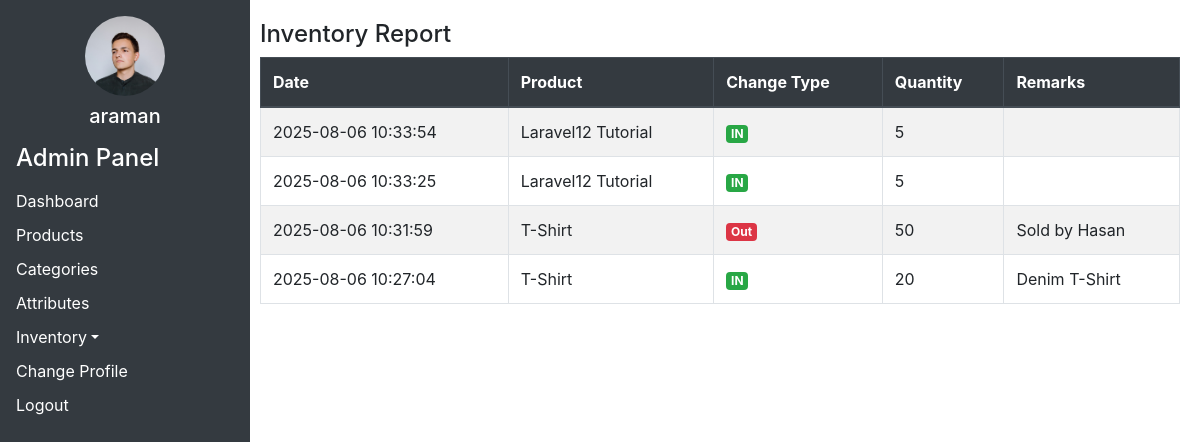
The page /admin/index.php?page=inventory_report (signed in) on the database its author committed.
### tables this page shows
CREATE TABLE `inventory` (
  `id` int(11) NOT NULL,
  `product_id` int(11) NOT NULL,
  `change_type` enum('in','out') NOT NULL,
  `quantity` int(11) NOT NULL,
  `remarks` varchar(255) DEFAULT NULL,
  `created_at` timestamp NOT NULL DEFAULT current_timestamp()
);

CREATE TABLE `products` (
  `id` int(11) NOT NULL,
  `product_name` varchar(100) NOT NULL,
  `description` text DEFAULT NULL,
  `product_image` varchar(255) DEFAULT NULL,
  `unit_price` int(8) NOT NULL,
  `selling_price` int(8) NOT NULL,
  `stock_amount` int(11) DEFAULT NULL,
  `has_attributes` tinyint(1) DEFAULT NULL,
  `category_id` int(11) NOT NULL,
  `book_type` varchar(50) DEFAULT NULL,
  `virtual_file` varchar(255) DEFAULT NULL,
  `created_at` timestamp NOT NULL DEFAULT current_timestamp()
);

### admin/pages/inventory_report.php (the view)
<?php
require_once 'dbConfig.php';
$query = "SELECT i.*, p.product_name FROM inventory i JOIN products p ON i.product_id = p.id ORDER BY i.created_at DESC";
$stmt = $DB_con->query($query);
$logs = $stmt->fetchAll(PDO::FETCH_ASSOC);
?>
<h4>Inventory Report</h4>
<table class="table table-bordered table-striped">
	<thead class="thead-dark">
		<tr>
			<th>Date</th>
			<th>Product</th>
			<th>Change Type</th>
			<th>Quantity</th>
			<th>Remarks</th>
		</tr>
	</thead>
	<tbody>
		<?php foreach($logs as $log):?>
			<tr>
				<td><?= $log['created_at'] ?></td>
				<td><?= htmlspecialchars($log['product_name']) ?></td>
				<td>
					<?php if($log['change_type'] === "in"):?>
						<span class="badge badge-success">IN</span>
						<?php else: ?>
							<span class="badge badge-danger">Out</span>
						<?php endif; ?>
				</td>
				<td><?= $log['quantity'] ?></td>
				<td><?= htmlspecialchars($log['remarks']) ?></td>
			</tr>
		<?php endforeach; ?>
	</tbody>
</table>

### admin/includes/sidebar.php (shortened to what this page needs)
<div class="sidebar bg-dark text-white p-3" style="width: 250px; height: 100vh; position: fixed;">
	<div class="text-center mb-3">
		<?php
			require_once __DIR__.'/../dbConfig.php';
			$admin_id = $_SESSION['admin_logged_in'] ?? null;
			$adminPhoto = 'default.jpg';
			$adminName = 'Admin';
			if($admin_id)
			{
				$stmt = $DB_con->prepare("SELECT * FROM admins WHERE id =?");
				$stmt->execute([$admin_id]);
				$admin = $stmt->fetch(PDO::FETCH_ASSOC);
				if($admin)
				{
					$adminPhoto = !empty($admin['photo']) ? $admin['photo'] : 'default.jpg';
					$adminName = $admin['username'];
				}
			}
		?>
		<img src="../uploads/admins/<?= htmlspecialchars($adminPhoto) ?>" alt="No photo found" class="rounded-circle" width="80" height="80">
		<h5 class="mt-2"><?= htmlspecialchars($adminName) ?></h5>
	</div>
	<h4 class="mb-3">Admin Panel</h4>
	<a href="index.php?page=dashboard" class="d-block mb-2 text-white">Dashboard</a>
	<a href="index.php?page=products" class="d-block mb-2 text-white">Products</a>
	<a href="index.php?page=categories" class="d-block mb-2 text-white">Categories</a>
	<a href="index.php?page=attributes" class="d-block mb-2 text-white">Attributes</a>
	<div class="mb-2">
		<a href="#inventorySubmenu" data-toggle="collapse" class="dropdown-toggle d-block text-white">Inventory</a>
	</div>
	<a href="index.php?page=admin_profile" class="d-block mb-2 text-white">Change Profile</a>
	<a href="logout.php" class="d-block text-white">Logout</a>
</div>

### admin/includes/header.php (style rules this page uses)
body { margin:0; padding: 0; }
.sidebar { width: 220px; height: 100vh; position: fixed; background-color: #343a40; color: white; padding: 20px; }
.sidebar a { color: white; display: block; margin: 10px 0; text-decoration: none; }

### rows shown on the page
inventory: created_at "2025-08-06 10:33:54", product.product_name "Laravel12 Tutorial", change_type "IN", quantity "5"
inventory: created_at "2025-08-06 10:33:25", product.product_name "Laravel12 Tutorial", change_type "IN", quantity "5"
inventory: created_at "2025-08-06 10:31:59", product.product_name "T-Shirt", change_type "Out", quantity "50", remarks "Sold by Hasan"
inventory: created_at "2025-08-06 10:27:04", product.product_name "T-Shirt", change_type "IN", quantity "20", remarks "Denim T-Shirt"

### other values the page prints
$adminName "araman"
